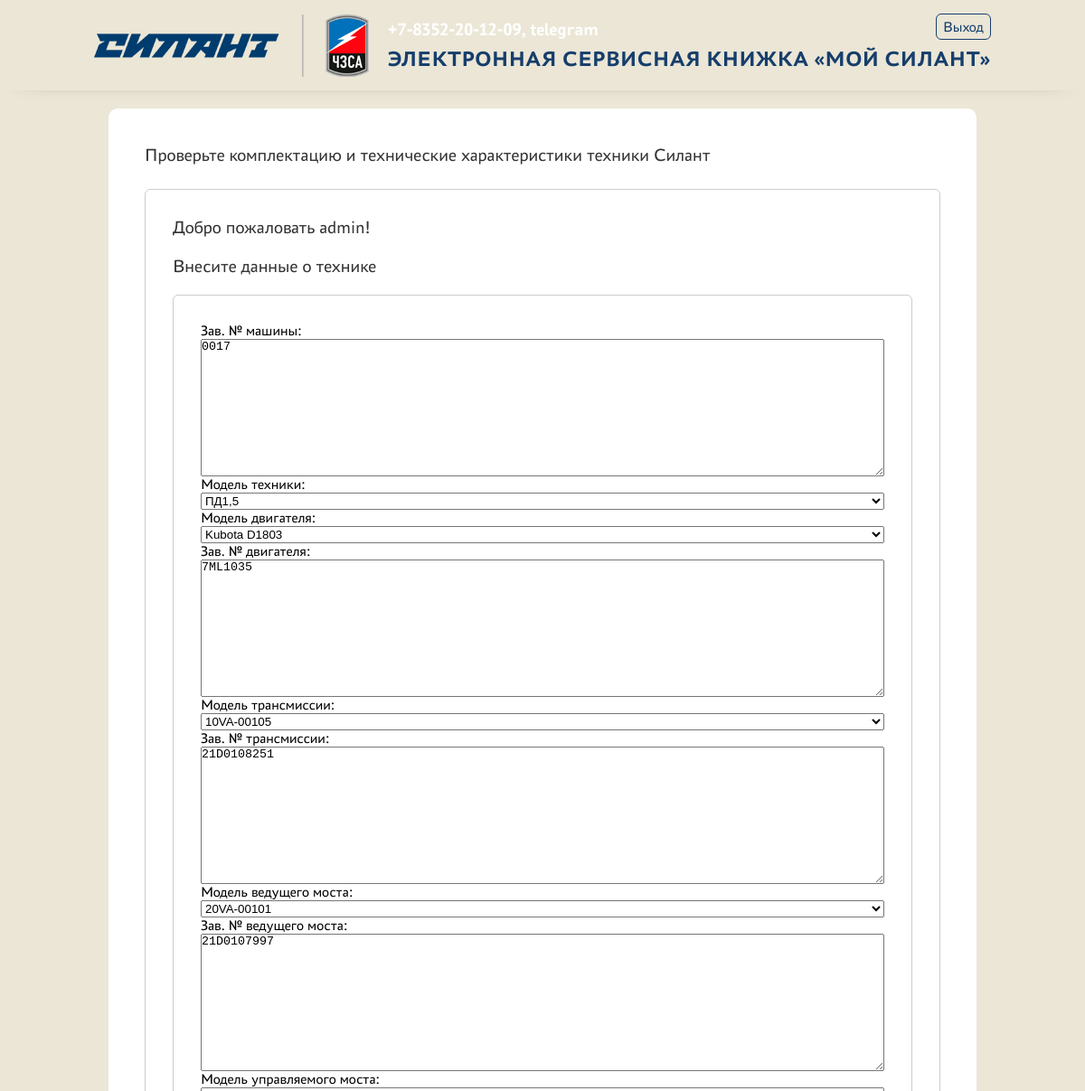
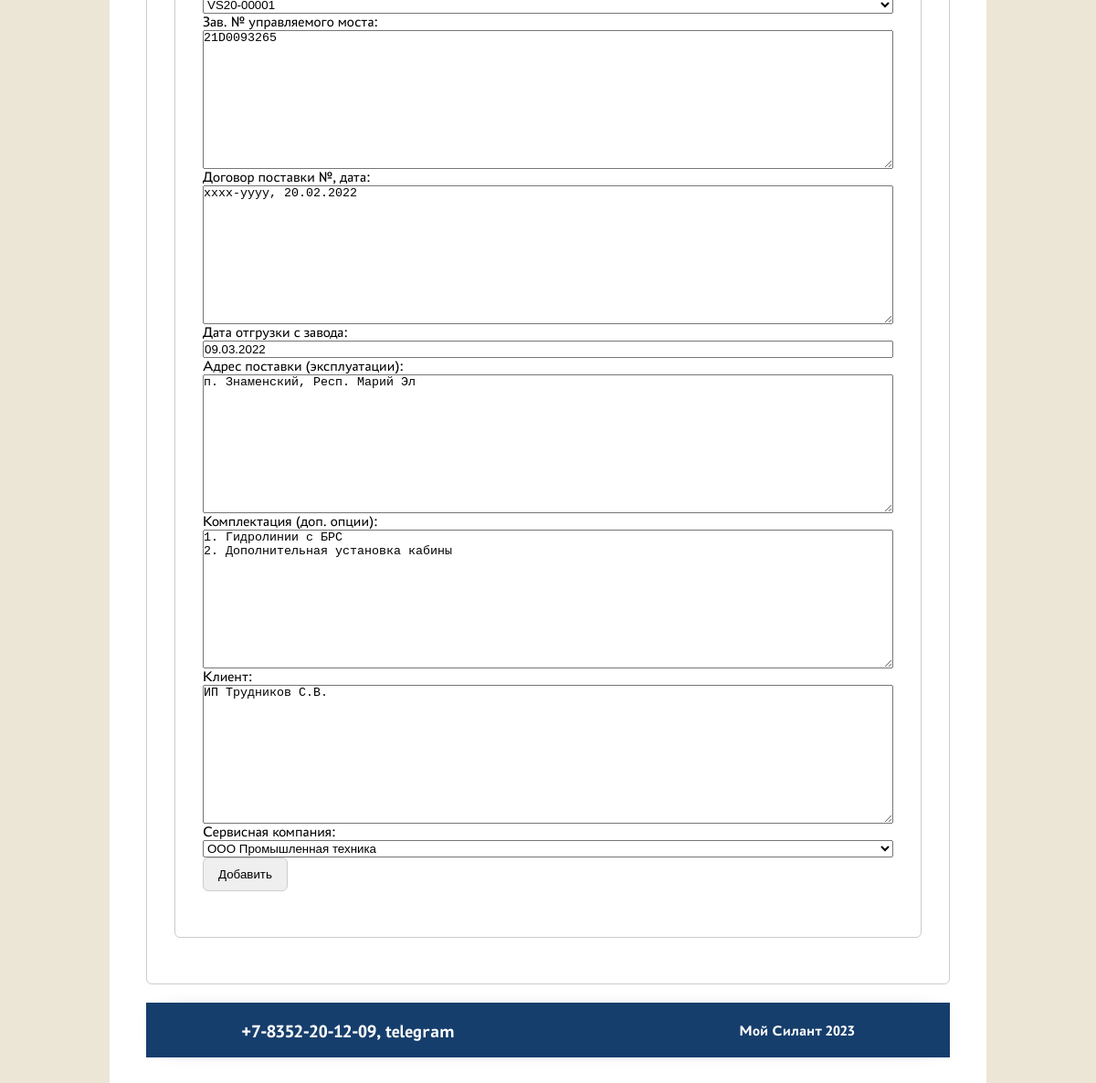
The app's page /machine_edit/2/ (signed in) with its own data (2 pictures, top to bottom).
### service/models.py (models this page shows, shortened)
class Machine(models.Model):
    number_machine = models.TextField(unique=True, verbose_name='Зав. № машины')
    technique_model = models.ForeignKey(TechniqueModel, verbose_name='Модель техники', on_delete=models.CASCADE)
    engine_model = models.ForeignKey(EngineModel, verbose_name='Модель двигателя', on_delete=models.CASCADE)
    engine_number = models.TextField(verbose_name='Зав. № двигателя')
    transmission_model = models.ForeignKey(TransmissionModel, verbose_name='Модель трансмиссии', on_delete=models.CASCADE)
    transmission_number = models.TextField(verbose_name='Зав. № трансмиссии')
    drive_axle_model = models.ForeignKey(DriveAxleModel, verbose_name='Модель ведущего моста', on_delete=models.CASCADE)
    drive_axle_number = models.TextField(verbose_name='Зав. № ведущего моста')
    steering_bridge_model = models.ForeignKey(SteeringBridgeModel, verbose_name='Модель управляемого моста', on_delete=models.CASCADE)
    steering_bridge_number = models.TextField(verbose_name='Зав. № управляемого моста')
    supply_contract = models.TextField(verbose_name='Договор поставки №, дата')
    shipping_date = models.DateField(verbose_name='Дата отгрузки с завода')
    consignee = models.TextField(verbose_name='Грузополучатель (конечный потребитель)')
    delivery_address = models.TextField(verbose_name='Адрес поставки (эксплуатации)')
    equipment = models.TextField(verbose_name='Комплектация (доп. опции)')
    client = models.TextField(verbose_name='Клиент')
    service_company = models.ForeignKey(ServiceCompany, verbose_name='Сервисная компания', on_delete=models.CASCADE)
    class Meta:
        verbose_name = 'Машина'
        verbose_name_plural = 'Машина'
        ordering = ['-shipping_date']

### service/views.py (the view)
# urls.py: path('machine_edit/<int:pk>/', MachineUpdateView.as_view(), name='machine_update'),
class MachineUpdateView(PermissionRequiredMixin, UpdateView):
    permission_required = ('service.change_machine',)
    template_name = 'machine_create.html'
    form_class = MachineForm
    def get_object(self, **kwargs):
        id = self.kwargs.get('pk')
        return Machine.objects.get(pk=id)

### service/forms.py
class MachineForm(ModelForm):
    class Meta:
        model = Machine
        fields = [
            'number_machine',
            'technique_model',
            'engine_model',
            'engine_number',
            'transmission_model',
            'transmission_number',
            'drive_axle_model',
            'drive_axle_number',
            'steering_bridge_model',
            'steering_bridge_number',
            'supply_contract',
            'shipping_date',
            'delivery_address',
            'equipment',
            'client',
            'service_company',
        ]

### service/models.py (called while the page is built)
    def __str__(self):
        return self.name

    def __str__(self):
        return self.name

    def __str__(self):
        return self.name

    def __str__(self):
        return self.name

    def __str__(self):
        return self.name

    def __str__(self):
        return self.name

### templates/machine_create.html (shortened to what this page needs)
<!DOCTYPE html>
    {% load static %}
    <link rel="stylesheet" media="all" href="{% static '/css/styles1.css' %}" data-turbolinks-track="reload">
    <link rel="stylesheet" type="text/css" href="{% static '/css/includes.css' %}"><script async="" type="text/javascript" src="/js/vendor.js"></script></head>
  <body>
    <header>
      <div class="centrator">
        <div class="leftside">
          <div id="toplogo"><img src="/static/picture/logo.png"></div>
        </div>
        <div class="rightside">
          <div class="line">
            <div id="contacts" class="p-l-2">
              <span class="phone"><a href="tel:+7-8352-20-12-09">+7-8352-20-12-09, telegram</a></span>
            </div>
            <div id="auth_widget">
              <a href="/sign/logout/">Выход</a>
            </div>
          </div>
          <div class="line">
            <div id="project_name" class="p-l-2">
              <span>Электронная сервисная книжка «Мой силант»</span>
            </div>
          </div>
        </div>
      </div>
    </header>
    {% block content %}
    <div id="content">
      <div class="centrator">
        <section>
  <div class="line">
    <span class="title">
      Проверьте комплектацию и технические характеристики техники Силант
    </span>
  </div>
    <div class="column">
      <div class="search_result">
        <div class="result_info">
          <span>Добро пожаловать {{request.user.username}}!</span>
        </div>
        <div class="result_info">
          <span>Внесите данные о технике</span>
        </div>
        <div class="result_collection">
          <div class="search_result">
            <div class="result_info">
              <div class="result_collection">
                <form method="POST">
                  {{ form }}
                  <div class="tabs">
                    <input class="tab" type="submit" value="Добавить">
                  </div>
                </form>
              </div>
            </div>
          </div>
        </div>
      </div>
    </div>
        {% endblock content %}
    <footer>
      <div class="centrator">
        <div class="leftside">
          <div class="line">
            <div id="contacts">
              <span class="phone"><a href="tel:+7-8352-20-12-09">+7-8352-20-12-09, telegram</a></span>
            </div>
          </div>
        </div>
        <div class="rightside">
          <span id="copyright">Мой Силант 2023</span>
        </div>
      </div>
    </footer>

### static/css/styles1.css (style rules this page uses)
* { padding: 0; margin: 0; }
p, span, li { color: var(--basic-text-color); }
a:link, a:any-link { color: var(--cold-color); text-decoration: none; }
div, input, header, footer, section { box-sizing: border-box; position: relative; }
body { min-height: 100vh; display: flex; flex-direction: column; background: var(--blanc-color); font-family: Astra Sans, Helvetica, Arial, sans-serif; }
.line { display: flex; flex-direction: row; width: 100%; }
.column { flex-direction: column; width: 100%; }
.p-l-2 { padding-left: 20px; }
.centrator { display: flex; flex-direction: row; min-width: 80%; }
.centrator .leftside { width: max-content; }
.centrator .rightside { width: 100%; display: flex; justify-content: flex-end; flex-direction: column; }
.centrator .rightside > .line { justify-content: flex-end; }
#contacts { justify-content: flex-start; display: flex; flex: 1; width: max-content; }
#contacts span { font-size: 20px; font-weight: bold; margin-right: 20px; }
#contacts span a { text-decoration: none; color: white; }
#auth_widget { color: red; }
#auth_widget a { padding: 5px 7px; box-sizing: border-box; border-radius: 6px; border: 1px solid; }
#project_name { justify-content: flex-start; display: flex; flex: 1; }
#project_name span { font-size: 24px; text-transform: uppercase; margin-top: 8px; cursor: default; font-weight: bold; color: var(--cold-color); }
#copyright { text-align: right; font-weight: bold; color: white; }
header { background: var(--blanc-color); width: 100%; height: 100px; display: flex; justify-content: center; box-shadow: 0 0 30px -24px; }
header .leftside { display: flex; justify-content: center; }
header .leftside > div { display: flex; align-self: center; }
header .rightside { align-self: center; }
footer { background: var(--cold-color); width: 100%; height: 60px; display: flex; justify-content: center; padding: 20px; box-shadow: 0 0 30px -24px; }
#content { align-self: stretch; display: flex; flex: 1; justify-content: center; }
#content section { background: #fff; width: 100%; margin: 20px 0; padding: 40px; border-radius: 10px; height: min-content; }
#content section .search_result { border: 1px solid var(--basic-border-color); padding: 30px; margin: 20px 0; border-radius: 6px; }
#content section .search_result .result_info span { font-size: 20px; display: block; margin: 0 0 20px; }
#content section .search_result .result_collection .tabs { display: flex; margin-bottom: 20px; }
#content section .search_result .result_collection .tabs .tab { padding: 10px 16px; border-radius: 6px; margin-right: 10px; border: 1px solid var(--basic-border-color); cursor: pointer; }
#content section .title { font-size: 20px; cursor: default; margin-bottom: 6px; }
#content section form { width: 100%; display: flex; flex-direction: column; }

### records on screen
Machine: number_machine "0017", technique_model "ПД1,5", engine_model "Kubota D1803", engine_number "7ML1035", transmission_model "10VA-00105", transmission_number "21D0108251", drive_axle_model "20VA-00101", drive_axle_number "21D0107997", steering_bridge_model "VS20-00001", steering_bridge_number "21D0093265", supply_contract "xxxx-yyyy, 20.02.2022", shipping_date "09.03.2022", delivery_address "п. Знаменский, Респ. Марий Эл", equipment "1. Гидролинии с БРС 2. Дополнительная установка кабины", client "ИП Трудников С.В.", service_company "ООО Промышленная техника"

### other values on screen
{{ request.user.username }} "admin"
